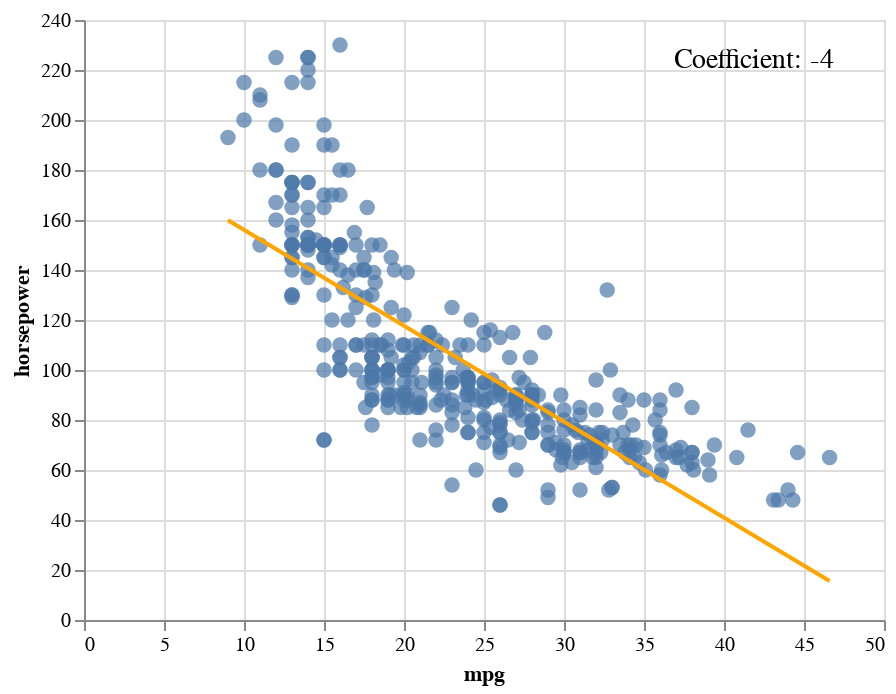

Notebook cell for this chart:
### Code cell
chart = alt.Chart(mpg).mark_circle(size=60).encode(x="mpg", y="horsepower")
reg_line = chart.transform_regression("mpg", "horsepower").mark_line(color="orange")
params = (
    alt.Chart(mpg)
    .transform_regression("mpg", "horsepower", params=True)
    .transform_calculate(coef='"Coefficient: " + round(datum.coef[1], 4)')
    .mark_text(align="right", size=14)
    .encode(x=alt.value(375), y=alt.value(20), text="coef:N")
)
chart + reg_line + params

### Figure 1 — Vega-Lite specification as saved in the notebook (floating-point values rounded to 4 significant figures; data arrays with more than 128 entries replaced by an {"elided": "..."} marker saying what was removed)
{"config": {"view": {"continuousWidth": 400, "continuousHeight": 300}}, "layer": [{"mark": {"type": "circle", "size": 60}, "encoding": {"x": {"type": "quantitative", "field": "mpg"}, "y": {"type": "quantitative", "field": "horsepower"}}}, {"mark": {"type": "line", "color": "orange"}, "encoding": {"x": {"type": "quantitative", "field": "mpg"}, "y": {"type": "quantitative", "field": "horsepower"}}, "transform": [{"on": "mpg", "regression": "horsepower"}]}, {"mark": {"type": "text", "align": "right", "size": 14}, "encoding": {"text": {"type": "nominal", "field": "coef"}, "x": {"value": 375}, "y": {"value": 20}}, "transform": [{"on": "mpg", "regression": "horsepower", "params": true}, {"calculate": "\"Coefficient: \" + round(datum.coef[1], 4)", "as": "coef"}]}], "data": {"name": "data-f1198cc0481ad698d7dc4699e0a3efa7"}, "$schema": "https://vega.github.io/schema/vega-lite/v4.8.1.json", "datasets": {"data-f1198cc0481ad698d7dc4699e0a3efa7": {"elided": "398 records"}}}
